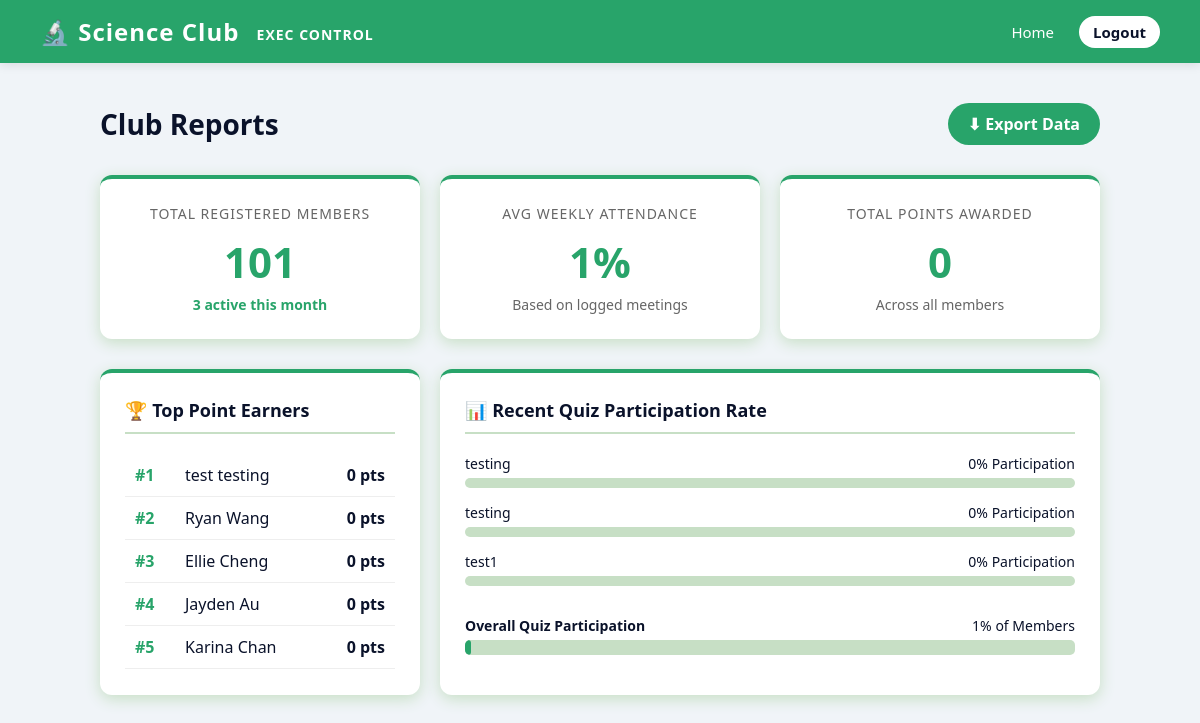
/report-page (signed in), run on an earlier commit of the app's database.
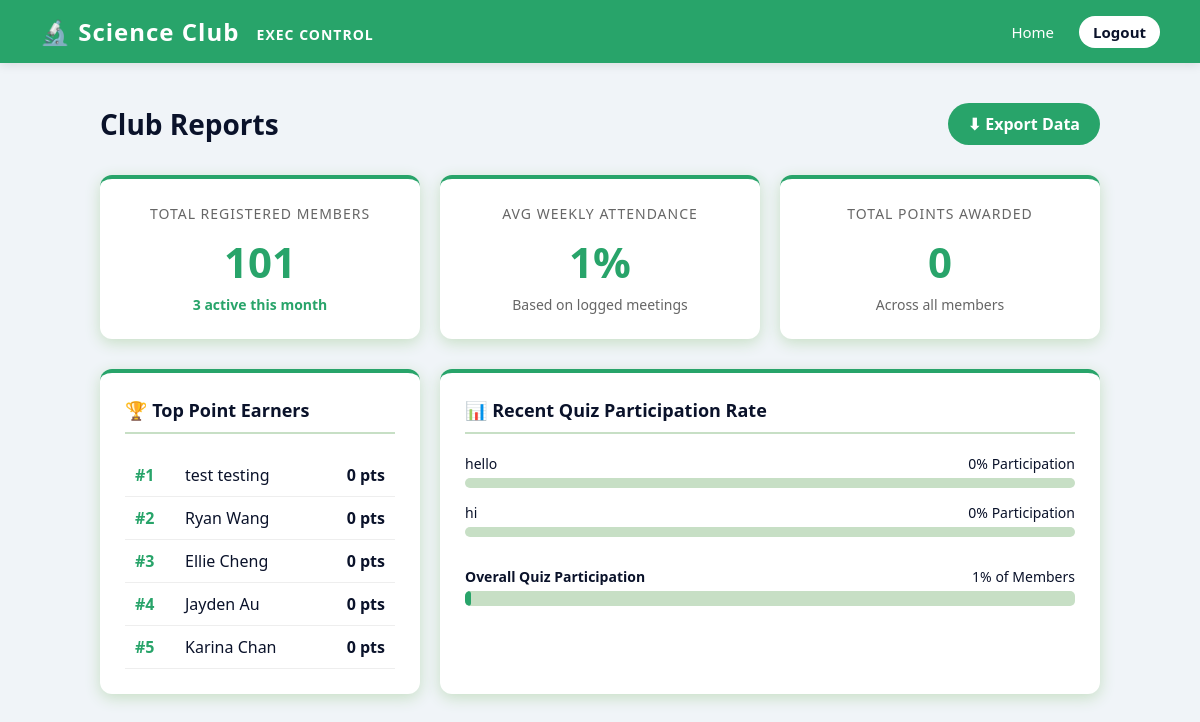
And on a later commit of the database.
### tables this page shows
CREATE TABLE MEMBER (
        Student_number VARCHAR(50) PRIMARY KEY,
        Firstname VARCHAR(100) NOT NULL,
        Lastname VARCHAR(100) NOT NULL
    );

CREATE TABLE QUIZ (
        quizID TEXT,
        questionID TEXT,
        answerID TEXT,
        PRIMARY KEY (quizID, questionID)
    );

CREATE TABLE QUESTIONS (
        questionID VARCHAR(100) PRIMARY KEY,
        question TEXT NOT NULL
    );

### app.py (the view)
@app.route('/report-page')  # maps /report-page URL to this function
def report_page():
    if not session.get('logged_in'): # checks if user is logged in
        return redirect('/')
    data = get_report_data() # calls function to fetch all report data
    return render_template('report_page.html', **data) # unpacks dict and passes to HTML template

### app.py (called while the page is built)
def get_db():
    conn = sqlite3.connect(DATABASE)  # opens a connection to the SQLite database file
    return conn  # returns the connection so it can be used by other functions

### templates/report_page.html (shortened to what this page needs)
<!DOCTYPE html>
<html lang="en">
<head>
</head>
<body>
<div class="navbar">
    <div class="navbar-brand">🔬 Science Club <span>Exec Control</span></div>
    <div class="nav-links">
        <a href="/dashboard">Home</a>
        <a href="/logout" class="logout-btn">Logout</a>
    </div>
</div>
<div class="container">
    <div class="page-header">
        <h2>Club Reports</h2>
        <a href="/export-data" class="export-btn">⬇ Export Data</a>
    </div>
    <div class="report-grid">
        <div class="card stat-box">
            <div class="stat-label">Total Registered Members</div>
            <div class="stat-number">{{ total_members }}</div>
            <div class="stat-trend">{{ active_this_month }} active this month</div>
        </div>
        <div class="card stat-box">
            <div class="stat-label">Avg Weekly Attendance</div>
            <div class="stat-number">{{ avg_attendance_pct }}%</div>
            <div class="stat-trend" style="color: #666; font-weight: normal;">Based on logged meetings</div>
        </div>
        <div class="card stat-box">
            <div class="stat-label">Total Points Awarded</div>
            <div class="stat-number">{{ total_points }}</div>
            <div style="color: #666; font-size: 14px;">Across all members</div>
        </div>
    </div>
    <div class="report-grid">
        <div class="card">
            <h3>🏆 Top Point Earners</h3>
            <table>
                {% for student in top_earners %}
                <tr>
                    <td class="rank">#{{ loop.index }}</td>
                    <td>{{ student[0] }} {{ student[1] }}</td>
                    <td style="text-align: right; font-weight: bold;">{{ student[2] }} pts</td>
                </tr>
                {% else %}
                <tr><td colspan="3">No points awarded yet.</td></tr>
                {% endfor %}
            </table>
        </div>
        <div class="card card-double">
            <h3>📊 Recent Quiz Participation Rate</h3>
            {% for quiz in recent_quizzes %}
            <div class="chart-row">
                <div class="chart-label"><span>{{ quiz.title }}</span> <span>{{ quiz.rate }}% Participation</span></div>
                <div class="bar-bg">
                </div>
            </div>
            {% else %}
            <p style="color: #666; font-size: 14px;">Publish </p>
            {% endfor %}
            <div class="chart-row" style="margin-top: 30px;">
                <div class="chart-label"><span><strong>Overall Quiz Participation </strong></span> <span>{{ overall_part_rate }}% of Members</span></div>
                <div class="bar-bg" style="height: 15px;">
                    <div class="bar-fill" style="width: {{ overall_part_rate }}%;"></div>
                </div>
            </div>
        </div>
    </div>
</div>
</body>
</html>

### templates/report_page.html (style rules this page uses)
body { font-family: 'Segoe UI', Tahoma, Geneva, Verdana, sans-serif; background-color: #f0f4f8; margin: 0; color: #0a122a; }
.navbar { background-color: #28a46a; color: white; padding: 15px 40px; display: flex; justify-content: space-between; align-items: center; box-shadow: 0 2px 10px rgba(0,0,0,0.1); }
.navbar-brand { font-size: 24px; font-weight: bold; letter-spacing: 1px; }
.navbar-brand span { color: white; font-size: 14px; text-transform: uppercase; margin-left: 10px; vertical-align: middle; }
.nav-links { display: flex; align-items: center; }
.nav-links a { color: white; text-decoration: none; margin-left: 20px; font-size: 15px; font-weight: 500; transition: 0.3s; }
.nav-links .logout-btn { background-color: white; color: #0a122a !important; padding: 6px 14px; border-radius: 20px; font-weight: bold; margin-left: 25px; }
.container { max-width: 1000px; margin: 40px auto; padding: 0 20px; }
.page-header { display: flex; justify-content: space-between; align-items: center; margin-bottom: 30px; }
.page-header h2 { color: #0a122a; margin: 0; font-size: 28px; }
.export-btn { background-color: #28a46a; color: white; padding: 10px 20px; text-decoration: none; border-radius: 25px; font-weight: bold; transition: 0.3s; }
.report-grid { display: grid; grid-template-columns: 1fr 1fr 1fr; gap: 20px; margin-bottom: 30px; }
.card { background: white; padding: 25px; border-radius: 12px; box-shadow: 0 4px 15px #c7dfc5; border-top: 4px solid #28a46a; }
.card-double { grid-column: span 2; }
.card h3 { margin-top: 0; color: #0a122a; font-size: 18px; border-bottom: 2px solid #c7dfc5; padding-bottom: 10px; margin-bottom: 20px; }
.stat-box { text-align: center; }
.stat-number { font-size: 42px; font-weight: bold; color: #28a46a; margin: 10px 0 5px 0; }
.stat-label { color: #666; font-size: 14px; text-transform: uppercase; letter-spacing: 1px; }
.stat-trend { color: #28a46a; font-size: 14px; font-weight: bold; }
table { width: 100%; border-collapse: collapse; }
th, td { padding: 10px; text-align: left; border-bottom: 1px solid #eee; }
.rank { font-weight: bold; color: #28a46a; width: 30px; }
.chart-row { margin-bottom: 15px; }
.chart-label { display: flex; justify-content: space-between; font-size: 14px; color: #0a122a; margin-bottom: 5px; font-weight: 500; }
.bar-bg { background-color: #c7dfc5; height: 10px; border-radius: 5px; overflow: hidden; }
.bar-fill { background-color: #28a46a; height: 100%; border-radius: 5px; }

What changed in the data, as far as the page shows it:
removed QUIZ: title "testing", rate "0"
removed QUIZ: title "testing", rate "0"
removed QUIZ: title "test1", rate "0"
added QUIZ: title "hello", rate "0"
added QUIZ: title "hi", rate "0"
